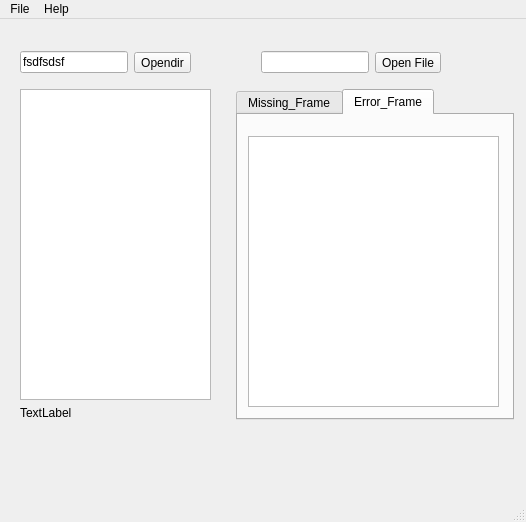
<?xml version="1.0" encoding="UTF-8"?>
<ui version="4.0">
 <class>mainWindow__seq</class>
 <widget class="QMainWindow" name="mainWindow__seq">
  <property name="geometry">
   <rect>
    <x>0</x>
    <y>0</y>
    <width>526</width>
    <height>522</height>
   </rect>
  </property>
  <property name="windowTitle">
   <string>MainWindow</string>
  </property>
  <widget class="QWidget" name="centralwidget">
   <widget class="QTabWidget" name="tabWidget">
    <property name="geometry">
     <rect>
      <x>236</x>
      <y>70</y>
      <width>278</width>
      <height>331</height>
     </rect>
    </property>
    <property name="currentIndex">
     <number>1</number>
    </property>
    <widget class="QWidget" name="miss_frame_tab">
     <attribute name="title">
      <string>Missing_Frame</string>
     </attribute>
     <widget class="QListWidget" name="listWidget_missing">
      <property name="geometry">
       <rect>
        <x>10</x>
        <y>21</y>
        <width>251</width>
        <height>271</height>
       </rect>
      </property>
     </widget>
    </widget>
    <widget class="QWidget" name="error_frame_tab">
     <attribute name="title">
      <string>Error_Frame</string>
     </attribute>
     <widget class="QListWidget" name="listWidget_error">
      <property name="geometry">
       <rect>
        <x>10</x>
        <y>21</y>
        <width>251</width>
        <height>271</height>
       </rect>
      </property>
     </widget>
    </widget>
   </widget>
   <widget class="QWidget" name="layoutWidget">
    <property name="geometry">
     <rect>
      <x>20</x>
      <y>30</y>
      <width>421</width>
      <height>27</height>
     </rect>
    </property>
    <layout class="QHBoxLayout" name="horizontalLayout_3">
     <item>
      <layout class="QHBoxLayout" name="horizontalLayout">
       <item>
        <widget class="QLineEdit" name="lineEdit_dirpath">
         <property name="text">
          <string>fsdfsdsf</string>
         </property>
        </widget>
       </item>
       <item>
        <widget class="QToolButton" name="toolButton_dirpath">
         <property name="text">
          <string>Opendir</string>
         </property>
        </widget>
       </item>
      </layout>
     </item>
     <item>
      <spacer name="horizontalSpacer">
       <property name="orientation">
        <enum>Qt::Horizontal</enum>
       </property>
       <property name="sizeHint" stdset="0">
        <size>
         <width>40</width>
         <height>20</height>
        </size>
       </property>
      </spacer>
     </item>
     <item>
      <layout class="QHBoxLayout" name="horizontalLayout_2">
       <item>
        <widget class="QLineEdit" name="lineEdit_work_filepath">
         <property name="text">
          <string/>
         </property>
         <property name="readOnly">
          <bool>true</bool>
         </property>
        </widget>
       </item>
       <item>
        <widget class="QToolButton" name="toolButton_work_filepath">
         <property name="text">
          <string>Open File</string>
         </property>
        </widget>
       </item>
      </layout>
     </item>
    </layout>
   </widget>
   <widget class="QWidget" name="layoutWidget">
    <property name="geometry">
     <rect>
      <x>20</x>
      <y>70</y>
      <width>191</width>
      <height>331</height>
     </rect>
    </property>
    <layout class="QVBoxLayout" name="verticalLayout">
     <item>
      <widget class="QListWidget" name="listWidget"/>
     </item>
     <item>
      <widget class="QLabel" name="label">
       <property name="text">
        <string>TextLabel</string>
       </property>
      </widget>
     </item>
    </layout>
   </widget>
  </widget>
  <widget class="QMenuBar" name="menubar">
   <property name="geometry">
    <rect>
     <x>0</x>
     <y>0</y>
     <width>526</width>
     <height>20</height>
    </rect>
   </property>
   <widget class="QMenu" name="menuFile">
    <property name="title">
     <string>File</string>
    </property>
    <addaction name="actionExit"/>
   </widget>
   <widget class="QMenu" name="menuHelp">
    <property name="title">
     <string>Help</string>
    </property>
    <addaction name="actionAbout"/>
   </widget>
   <addaction name="menuFile"/>
   <addaction name="menuHelp"/>
  </widget>
  <widget class="QStatusBar" name="SequnceManager"/>
  <action name="actionAbout">
   <property name="text">
    <string>About</string>
   </property>
  </action>
  <action name="actionExit">
   <property name="text">
    <string>Exit</string>
   </property>
  </action>
 </widget>
 <resources/>
 <connections/>
</ui>
